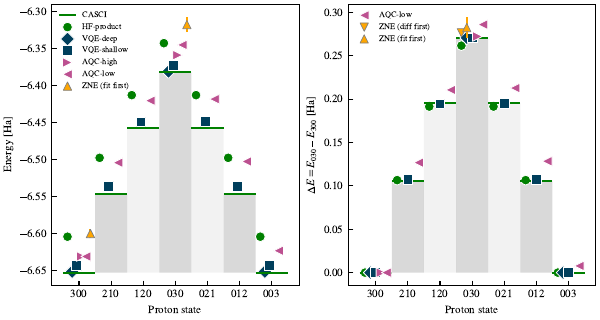

This chart was generated by the following Python code:
import json
import numpy as np
import matplotlib.pyplot as plt
import matplotlib.transforms as mtransforms


offset = -258.9475070402643 + 259.2063702444815

if __name__ == "__main__":

    labels = ['300', '210', '120', '030', '021', '012', '003']
    label_positions = np.arange(7) + 0.5


    with open("../results/statevector_data.json", "r") as f:
        file = json.load(f)
        aqc_high = np.asarray(list(file["aqc-high"].values()))
        aqc_low = np.asarray(list(file["aqc-low"].values()))
        hf = np.asarray(list(file["product"].values()))
        casci = np.asarray(list(file["casci"].values()))
        vqe_shallow = np.asarray(list(file["adapt-vqe-low"].values()))
        vqe_deep = np.asarray(list(file["adapt-vqe-high"].values()))


    plt.style.use("proton.mplstyle")
    fig, (ax0, ax1) = plt.subplots(1, 2, figsize=(6.0, 3.2), constrained_layout=True)

    x = np.arange(8)
    ax0.hlines(casci, x[:-1], x[1:], colors='#008000', label="CASCI")

    for i, (y, xmin, xmax) in enumerate(zip(casci, x[:-1], x[1:])):
        ax0.fill_between([xmin, xmax], y, y2=np.min(casci), alpha=0.15 if i % 2 else 0.05, fc='k', ec="none")

    x = np.arange(7)
    dx = 1 / 7
    ax0.scatter(x + 1 * dx, hf, marker="o", fc="#008000", s=50, ec="w", lw=0.6, label="HF-product")
    ax0.scatter(np.array([0, 3, 6]) + 2 * dx, vqe_deep, marker="D", fc="#003f5c", s=50, ec="w", lw=0.6, label="VQE-deep")
    ax0.scatter(x + 3 * dx, vqe_shallow, marker="s", fc="#003f5c", s=50, ec="w", lw=0.6, label="VQE-shallow")
    ax0.scatter(np.array([0, 3]) + 4 * dx, aqc_high, marker=">", fc="#bc5090", s=50, ec="w", lw=0.6,label="AQC-high")
    ax0.scatter(x + 5 * dx, aqc_low, marker="<", fc="#bc5090", s=50, ec="w", lw=0.6, label="AQC-low")

    # zne_300_mean = -6.606763850950848
    # zne_300_upper = 0.03647268682671623
    # zne_300_lower = 0.03688050785988217
    # zne_030_mean = -6.323201063453085
    # zne_030_upper = 0.037899901381925005
    # zne_030_lower = 0.039590060370863434
    zne_300_mean = -6.600325
    zne_300_upper = 0.006512
    zne_300_lower = 0.006512
    zne_030_mean = -6.317742
    zne_030_upper = 0.010315
    zne_030_lower = 0.010315

    ax0.errorbar([0 + 6 * dx], [zne_300_mean], yerr=([zne_300_upper], [zne_300_lower]), marker="none", c="#ffa600", zorder=10)
    ax0.scatter([0 + 6 * dx], [zne_300_mean], marker="^", fc='#ffa600', ec="grey", linewidth=0.5, zorder=11)
    ax0.errorbar([3 + 6 * dx], [zne_030_mean], yerr=([zne_030_upper], [zne_030_lower]), marker="none", c="#ffa600", zorder=10)
    ax0.scatter([3 + 6 * dx], [zne_030_mean], marker="^", fc='#ffa600', ec="grey", linewidth=0.5, label="ZNE (fit first)", zorder=11)

    ax0.set_xlabel("Proton state")
    ax0.set_xticks(label_positions)
    ax0.set_xticklabels(list(labels))

    ax0.legend(loc="upper left")

    x = np.arange(8)
    ax1.hlines(casci - np.min(casci), x[:-1], x[1:], colors='#008000')

    for i, (y, xmin, xmax) in enumerate(zip(casci - np.min(casci), x[:-1], x[1:])):
        ax1.fill_between([xmin, xmax], y, y2=0, alpha=0.15 if i % 2 else 0.05, fc='k', ec="none", zorder=0)

    x = np.arange(7)
    dx = 1 / 6

    ax1.scatter(x + 1 * dx, hf - np.min(hf), marker="o", s=50, fc="#008000", ec="w", lw=0.6, zorder=1)
    ax1.scatter(np.array([0, 3, 6]) + 2 * dx, vqe_deep - np.min(vqe_deep), marker="D", s=50, fc="#003f5c", ec="w", lw=0.6, zorder=2)
    ax1.scatter(x + 3 * dx, vqe_shallow - np.min(vqe_shallow), marker="s", s=50, fc="#003f5c", ec="w", lw=0.6, zorder=2)
    ax1.scatter(np.array([0, 3]) + 4 * dx, aqc_high - np.min(aqc_high), marker=">", s=50, fc="#bc5090", ec="w", lw=0.6, zorder=3)
    ax1.scatter(x + 5 * dx, aqc_low - np.min(aqc_low), marker="<", s=50, fc="#bc5090", ec="w", lw=0.6, label="AQC-low", zorder=4)

    # zne_diff_first_mean = 0.017103257521407733 + offset
    # zne_diff_first_upper = 0.02203559676696859
    # zne_diff_first_lower = 0.022181237586102576
    # zne_fit_first_mean = 0.024699583280599846 + offset
    # zne_fit_first_upper = 0.05359855454692115
    # zne_fit_first_lower = 0.055988800311644674

    zne_diff_first_mean = 0.0176721 + offset
    zne_diff_first_upper = 0.0033033
    zne_diff_first_lower = 0.0033033
    zne_fit_first_mean = 0.0237198 + offset
    zne_fit_first_upper = 0.0121986
    zne_fit_first_lower = 0.0121986

    ax1.errorbar([3 + 1. * dx], [zne_diff_first_mean], yerr=([zne_diff_first_lower], [zne_diff_first_upper]), marker="none", c="#ffa600", zorder=10)
    ax1.scatter([3 + 1. * dx], [zne_diff_first_mean], marker="v", fc='#ffa600', ec="grey", linewidth=0.5, label="ZNE (diff first)", zorder=11)
    ax1.errorbar([3 + 2. * dx], [zne_fit_first_mean], yerr=([zne_fit_first_lower], [zne_fit_first_upper]), marker="none", c="#ffa600", zorder=10)
    ax1.scatter([3 + 2. * dx], [zne_fit_first_mean], marker="^", fc='#ffa600', ec="grey", linewidth=0.5, label="ZNE (fit first)", zorder=11)

    ax1.legend(loc="upper left")

    ax1.set_xlabel("Proton state")
    ax1.set_xticks(label_positions)
    ax1.set_xticklabels(list(labels))

    # ax0.text(0.5, np.min(casci), "Barrier", va="bottom", ha="center", fontsize="x-large",
    #          transform=mtransforms.blended_transform_factory(ax0.transAxes, ax0.transData))
    # ax0.text(0.97, 1.02, f"{fit_method.title()} fit\n{num_shots:d} shots", va="bottom", ha="right", transform=ax0.transAxes)
    # ax1.text(0.5, 0, "Barrier", va="bottom", ha="center", fontsize="x-large",
    #          transform=mtransforms.blended_transform_factory(ax1.transAxes, ax1.transData))

    ax0.set_ylabel("Energy [Ha]")
    ax1.set_ylabel(r"$\Delta E = E_{030} - E_{300}$ [Ha]")
    plt.savefig("fig6.pdf")
    plt.show()
